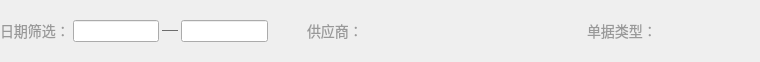
<?xml version="1.0" encoding="UTF-8"?>
<ui version="4.0">
 <class>ReceiveOrdersTopWidget</class>
 <widget class="QWidget" name="ReceiveOrdersTopWidget">
  <property name="geometry">
   <rect>
    <x>0</x>
    <y>0</y>
    <width>760</width>
    <height>62</height>
   </rect>
  </property>
  <property name="windowTitle">
   <string>Form</string>
  </property>
  <layout class="QHBoxLayout" name="horizontalLayout_4">
   <property name="spacing">
    <number>30</number>
   </property>
   <property name="leftMargin">
    <number>0</number>
   </property>
   <property name="topMargin">
    <number>0</number>
   </property>
   <property name="rightMargin">
    <number>0</number>
   </property>
   <property name="bottomMargin">
    <number>0</number>
   </property>
   <item>
    <widget class="QWidget" name="widget_4" native="true">
     <layout class="QHBoxLayout" name="horizontalLayout">
      <property name="spacing">
       <number>3</number>
      </property>
      <property name="leftMargin">
       <number>0</number>
      </property>
      <property name="topMargin">
       <number>0</number>
      </property>
      <property name="rightMargin">
       <number>0</number>
      </property>
      <property name="bottomMargin">
       <number>0</number>
      </property>
      <item>
       <widget class="QLabel" name="label">
        <property name="styleSheet">
         <string notr="true">font-size:14px;
color:#999999;</string>
        </property>
        <property name="text">
         <string>日期筛选：</string>
        </property>
       </widget>
      </item>
      <item>
       <widget class="QLineEdit" name="lineEdit">
        <property name="styleSheet">
         <string notr="true">font-size:12px;
color:#999999;</string>
        </property>
       </widget>
      </item>
      <item>
       <widget class="QWidget" name="widget_2" native="true">
        <property name="minimumSize">
         <size>
          <width>16</width>
          <height>1</height>
         </size>
        </property>
        <property name="maximumSize">
         <size>
          <width>16</width>
          <height>1</height>
         </size>
        </property>
        <property name="styleSheet">
         <string notr="true">border: 1px solid #6c6c6c;</string>
        </property>
       </widget>
      </item>
      <item>
       <widget class="QLineEdit" name="lineEdit_2">
        <property name="styleSheet">
         <string notr="true">font-size:12px;
color:#999999;</string>
        </property>
       </widget>
      </item>
     </layout>
    </widget>
   </item>
   <item>
    <widget class="QWidget" name="widget_5" native="true">
     <layout class="QHBoxLayout" name="horizontalLayout_2">
      <item>
       <widget class="QLabel" name="label_2">
        <property name="styleSheet">
         <string notr="true">font-size:14px;
color:#999999;</string>
        </property>
        <property name="text">
         <string>供应商：</string>
        </property>
       </widget>
      </item>
      <item>
       <widget class="KPosComboBoxSimple" name="providerComboBox" native="true">
        <property name="minimumSize">
         <size>
          <width>170</width>
          <height>22</height>
         </size>
        </property>
        <property name="maximumSize">
         <size>
          <width>170</width>
          <height>22</height>
         </size>
        </property>
       </widget>
      </item>
     </layout>
    </widget>
   </item>
   <item>
    <widget class="QWidget" name="widget_6" native="true">
     <layout class="QHBoxLayout" name="horizontalLayout_3">
      <item>
       <widget class="QLabel" name="label_3">
        <property name="styleSheet">
         <string notr="true">font-size:14px;
color:#999999;</string>
        </property>
        <property name="text">
         <string>单据类型：</string>
        </property>
       </widget>
      </item>
      <item>
       <widget class="KPosComboBoxSimple" name="receiptTypeComboBox" native="true">
        <property name="minimumSize">
         <size>
          <width>88</width>
          <height>22</height>
         </size>
        </property>
        <property name="maximumSize">
         <size>
          <width>88</width>
          <height>22</height>
         </size>
        </property>
       </widget>
      </item>
     </layout>
    </widget>
   </item>
  </layout>
 </widget>
 <customwidgets>
  <customwidget>
   <class>KPosComboBoxSimple</class>
   <extends>QWidget</extends>
   <header>KPosComboBoxSimple.h</header>
   <container>1</container>
  </customwidget>
 </customwidgets>
 <resources/>
 <connections/>
</ui>
